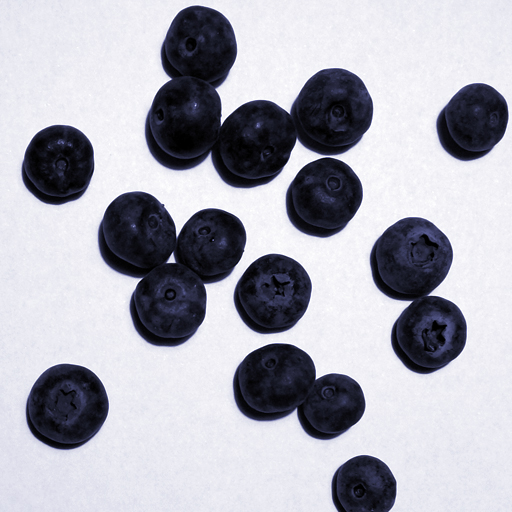
#> input picture examples/images/bberry.jpg, 512 x 512 px; its folder holds only this picture in this run
$ python -i image.py   (imports and definitions only)   (older library calls are emulated)
#> lines starting #> are read from the running program, lines starting #| are printed output that depends on the picture
#!/usr/bin/env python

"""
This file is part of IMSIS
Licensed under the MIT license:
http://www.opensource.org/licenses/MIT-license

This module contains image processing methods
"""

import os
import sys

import cv2 as cv
import matplotlib.gridspec as gridspec
import numpy as np
import scipy.misc
from matplotlib import pyplot as plt
import numpy.random as random
from matplotlib.colors import hsv_to_rgb
from datetime import datetime
from scipy import ndimage

import imsis


class Image(object):

    # [336 lines left out: functions load, crop_rectangle, crop, crop_percentage, resize, _blur_edge and 16 more, not called in this run]

    class Process:

        # [473 lines left out: functions directionalsharpness, gradient_image, gradient_image_nonmaxsuppressed, nonlocalmeans, deconvolution_wiener, median and 18 more, not called in this run]

    class Colormap:

        # [144 lines left out: functions replace_color_in_colormap, colormap_jet, colormap_hot, matplotlib_to_opencv_colormap, colormap_tab20, colormap_tab20b and 2 more, not called in this run]

    class Adjust:
        # [319 lines left out: functions invert, squared_and_bin, bin, histogram, histostretch_clahe, histostretch_equalized and 10 more, not called in this run]

    class Transform:
        # [45 lines left out: functions flip_horizontal, flip_vertical, translate, rotate, not called in this run]

    class Binary:

        # [196 lines left out: functions skeletonize, zhang_suen_thinning, morphology_erode, morphology_dilate, morphology_open, morphology_close and 3 more, not called in this run]

    class Convert:

        # [122 lines left out: functions to8bit, to16bit, toRGB, toGray, BGRtoRGB, RGBtoBGR and 3 more, not called in this run]

    class FilterKernels:

        # [104 lines left out: functions ideal_lowpass_kernel, gaussian_lowpass_kernel, butterworth_lowpass_kernel, ideal_bandpass_kernel2, ideal_bandpass_kernel, ideal_bandstop_kernel and 3 more, not called in this run]

        def butterworth_bandpass_kernel(img, D0=5, W=10):
            kernel = 1.0 - Image.FilterKernels.butterworth_bandstop_kernel(img, D0, W)
            return kernel

    class Tools:
        # combined sequences

        # [793 lines left out: functions image_with_2_closeups, anaglyph, image2patches, patches2image_overlay, patches2image, patches2disk and 21 more, not called in this run]

>>> import cv2
>>> picture = cv2.imread('../examples/images/bberry.jpg')
#> picture is the input picture: shape (512, 512, 3); mean B, G, R 182.1, 172.5, 172.5
>>> result = Image().zoom(picture)
#> in crop, `res = img[y0:y1, x0:x1]`:
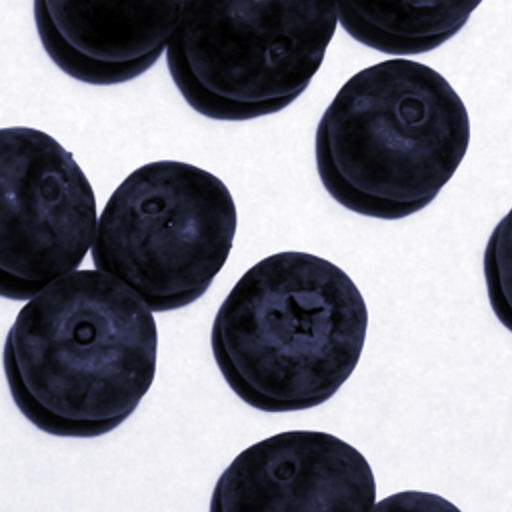
#> res: shape (512, 512, 3); mean B, G, R 141, 130.7, 130.5
